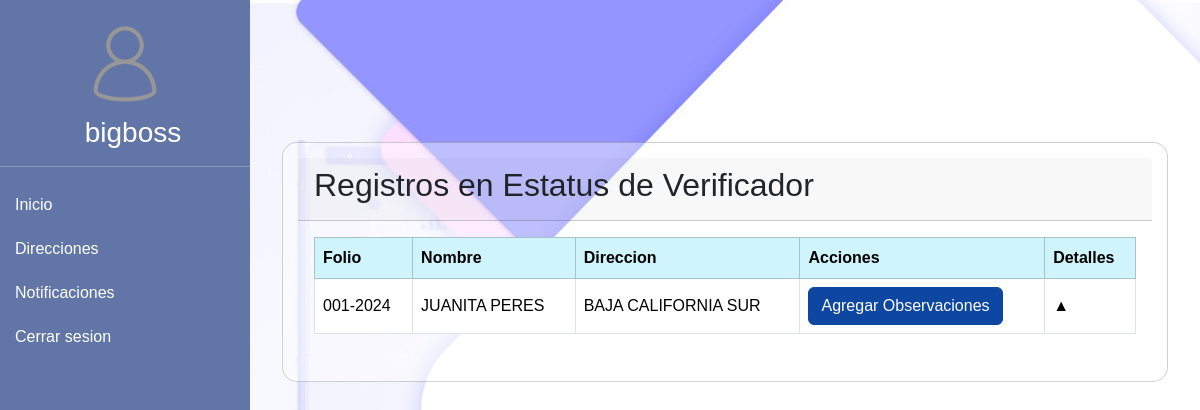
/php/verificador/verificador.php (signed in), run on the app's committed database.
### tables this page shows
CREATE TABLE `formulario` (
  `folio` varchar(11) NOT NULL,
  `nombre_propietario` varchar(100) NOT NULL,
  `direccion` varchar(255) NOT NULL,
  `localidad` varchar(100) NOT NULL,
  `numeroDireccion` varchar(5) NOT NULL,
  `tipo_tramite` varchar(100) NOT NULL,
  `fecha_ingreso` varchar(12) NOT NULL,
  `nombre_solicitante` varchar(100) NOT NULL,
  `telefono` varchar(15) NOT NULL,
  `correo` varchar(100) NOT NULL,
  `usuario_recibe` varchar(100) NOT NULL,
  `observaciones` text DEFAULT NULL,
  `fecha_entrega_estimada` varchar(12) DEFAULT NULL,
  `ubicacion` varchar(255) DEFAULT NULL,
  `escrituras` varchar(255) DEFAULT NULL,
  `boleta_predial` varchar(100) DEFAULT NULL,
  `identificacion` varchar(255) NOT NULL,
  `estatus` varchar(30) NOT NULL,
  `created_at` timestamp NOT NULL DEFAULT current_timestamp(),
  `updated_at` timestamp NOT NULL DEFAULT current_timestamp() ON UPDATE current_timestamp(),
  `cord_lat` varchar(30) NOT NULL,
  `cord_long` varchar(30) NOT NULL
);

### php/verificador/usuario.php (called while the page is built, shortened)
<?php
$conn = connection();
$sql = "SELECT * FROM `formulario` WHERE estatus = 'verificador' ORDER BY `folio` DESC";
$result = $conn->query($sql);
?>

### php/verificador/verificador.php (the view, shortened to what this page needs)
<?php
 include('usuario.php');
?>
<!DOCTYPE html>
<html lang="en">
<head>
    <link href="https://cdn.jsdelivr.net/npm/bootstrap@5.3.2/dist/css/bootstrap.min.css" rel="stylesheet">
    <link rel="stylesheet" href="../../css/globals.css">
</head>
<body>
    <?php include('sidenav.php'); ?>
    <div class="content">
        <div class="card">
            <div class="card-header">
                <h2>Registros en Estatus de Verificador</h2>
            </div>
            <div class="card-body">
                <table class="table table-bordered">
                    <thead class="table-info">
                        <tr>
                            <th>Folio</th>
                            <th>Nombre</th>
                            <th>Direccion</th>
                            <th>Acciones</th>
                            <th>Detalles</th>
                        </tr>
                    </thead>
                    <tbody>
                        <?php if ($result && $result->num_rows > 0): ?>
                            <?php while ($row = $result->fetch_assoc()): ?>
                                <tr>
                                    <td><?php echo htmlspecialchars($row['folio']); ?></td>
                                    <td><?php echo htmlspecialchars($row['nombre_propietario']); ?></td>
                                    <td><?php echo htmlspecialchars($row['direccion']); ?></td>
                                    <td>
                                        <?php if ($row['estatus'] !== 'ventanilla'): ?>
                                            <button type="button" class="btn btn-primary" data-bs-toggle="modal" data-bs-target="#modal-<?php echo htmlspecialchars($row['folio']); ?>">
                                                <i class="bi bi-pencil"></i> Agregar Observaciones
                                            </button>
                                        <?php endif; ?>
                                    </td>
                                    <td>
                                        <span class="collapse-toggle" data-bs-toggle="collapse" data-bs-target="#details-<?php echo htmlspecialchars($row['folio']); ?>">
                                            &#9650;
                                        </span>
                                    </td>
                                </tr>
                            <?php endwhile; ?>
                        <?php else: ?>
                            <tr>
                                <td colspan="5">No se encontraron registros.</td>
                            </tr>
                        <?php endif; ?>
                    </tbody>
                </table>
            </div>
        </div>
    </div>
</body>
</html>

### css/globals.css (style rules this page uses)
*, *::before, *::after { box-sizing: border-box; margin: 0; padding: 0; }
body { font-family: system-ui, -apple-system, BlinkMacSystemFont, 'Segoe UI', Roboto, Oxygen, Ubuntu, Cantarell, 'Open Sans', 'Helvetica Neue', sans-serif; background-image: url(../img/bg.jpg); background-size: cover; }

### php/verificador/verificador.php (style rules this page uses)
body { background-color: #f0f2f5; font-family: Arial, sans-serif; }
.content { margin-top: 80px; padding: 2rem; }
.card { background-color: rgba(255, 255, 255, 0.4); border-radius: 15px; margin-top: 30px; padding: 15px; }
.btn-primary { background-color: #0d47a1; border-color: #0d47a1; }
.collapse-toggle { cursor: pointer; }

### php/verificador/sidenav.php (style rules this page uses)
body { background-color: #f0f2f5; font-family: Arial, sans-serif; }
.content { margin-left: 250px; padding: 2rem; }
.table th, .table td { vertical-align: middle; }

### data on the page
formulario: folio "001-2024", nombre_propietario "JUANITA PERES", direccion "BAJA CALIFORNIA SUR"

### other printed values
$username "bigboss"
